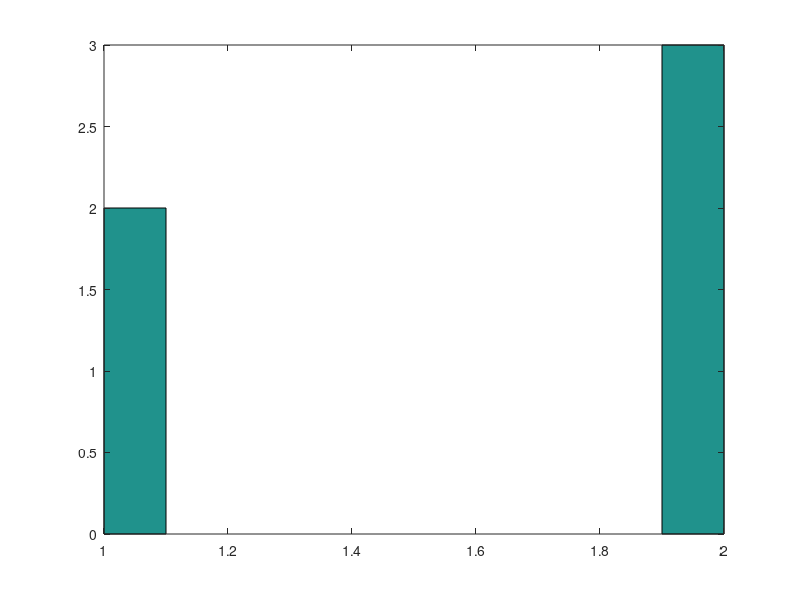

This chart was generated by the following MATLAB code:
% Given: A coin is tossed 3 times. Let X denote the number of heads that appear.

% Parameters
n = 3;  % Number of trials (coin tosses)
p = 0.5;  % Probability of success (heads)
x = 0:n;  % Possible outcomes (number of heads)

% a) Find the probability distribution function (PDF) of X.
pdf_values = binopdf(x, n, p);
disp('a) PDF values for X:');
disp(pdf_values);

% b) Find the cumulative distribution function (CDF) of X.
cdf_values = binocdf(x, n, p);
disp('b) CDF values for X:');
disp(cdf_values);

% c) Find P(X = 0) and P(X ≠ 1).
P_X_0 = binopdf(0, n, p);  % P(X = 0)
P_X_not_1 = 1 - binopdf(1, n, p);  % P(X ≠ 1)
disp('c) P(X = 0):');
disp(P_X_0);
disp('P(X ≠ 1):');
disp(P_X_not_1);

% d) Find P(X ≤ 2) and P(X < 2).
P_X_leq_2 = binocdf(2, n, p);  % P(X <= 2)
P_X_lt_2 = binocdf(1, n, p);   % P(X < 2)
disp('d) P(X ≤ 2):');
disp(P_X_leq_2);

disp('P(X < 2):');
disp(P_X_lt_2);

% e) Find P(X ≥ 1) and P(X > 1).
P_X_geq_1 = 1 - binocdf(0, n, p);  % P(X >= 1)
P_X_gt_1 = 1 - binocdf(1, n, p);   % P(X > 1)
disp('e) P(X ≥ 1):');
disp(P_X_geq_1);
disp('P(X > 1):');
disp(P_X_gt_1);

% f) Simulate 3 coin tosses and compute the value of X.
num_trials = 3;  % Number of coin tosses
p_success = 0.5;  % Probability of heads
X = binornd(num_trials, p_success);  % Simulate 1 trial of 3 tosses
disp('f) Simulated number of heads:');
disp(X);


% method 2
N = input("Give no. of simulations N = ");
U = rand(3, N);
Y = (U < 0.5); % 1 - heads, 0 - tails
X = sum(Y); % sum the columns of Y
clf;
hist(X);

